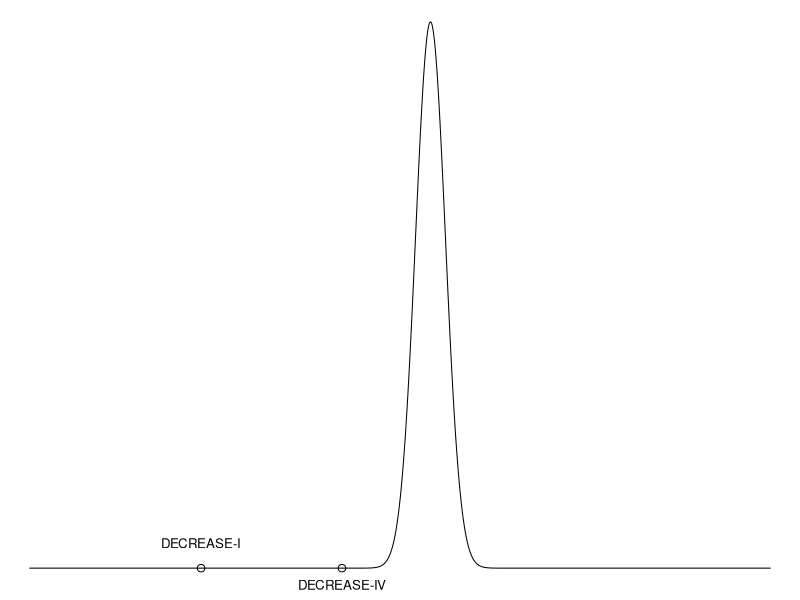

Source code (R):
## ---- chunk 1
suppressPackageStartupMessages(if(!require(metafor)){install.package('metafor')})
suppressPackageStartupMessages(library(metafor))

bouri_data <- read.csv('../data/bouri_data.csv')

bouri_data$a <- bouri_data$control_n - bouri_data$control_events
bouri_data$b <- bouri_data$beta_n - bouri_data$beta_events
bouri_data$c <- bouri_data$control_events
bouri_data$d <- bouri_data$beta_event

# Add .5 to studies with zero-counts
bouri_data[c(4, 7, 9), 7:10] <-  bouri_data[c(4, 7, 9), 7:10] + .5

bouri_data$ln_rr <- log((bouri_data$d/(bouri_data$b+bouri_data$d))/(bouri_data$c/(bouri_data$a+bouri_data$c)))
bouri_data$se_ln_rr <- sqrt((1/bouri_data$a)+(1/bouri_data$b)+(1/bouri_data$c)+(1/bouri_data$d))

mod_clean <- metafor::rma(yi = ln_rr,
             sei = se_ln_rr,
             method = "REML",
             data = bouri_data[bouri_data$decrease == 0, ],
             weighted = TRUE)
mod_dirty <- metafor::rma(yi = ln_rr,
             sei = se_ln_rr,
             method = "REML",
             data = bouri_data[bouri_data$decrease == 1, ],
             weighted = TRUE)
## ---- chunk 2
mod_mods <- metafor::rma(yi = ln_rr,
             sei = se_ln_rr,
             mod =~ as.factor(decrease), # 1 are the decrease studies
             method = "REML",
             data = bouri_data,
             weighted = TRUE)
## ---- chunk 3
mod_clean_pred <- predict(mod_clean)
## ---- chunk 4
temp <- seq(-3, 3, .001)

# pdf('../figures/fig1', width = 8, height = 6)
# use http://pdf2png.com/ when preparing manuscript
# for high quality plots
par(mar = c(.5,0,0,0))
plot(x = temp,
     dnorm(x = temp,
      mod_clean$b,
      (mod_clean_pred$pred - mod_clean_pred$cr.lb)/1.96),
     type = 'l',
     bty = 'n',
     xaxt = 'n',
     yaxt = 'n',
     xlab = '',
     ylab = '')

points(x = bouri_data$ln_rr[bouri_data$decrease == 1][1], y = 0)
text(x = bouri_data$ln_rr[bouri_data$decrease == 1][1],
     y = .15,
     labels = 'DECREASE-I',
     cex = .8)

points(x = bouri_data$ln_rr[bouri_data$decrease == 1][2], y = 0)
text(x = bouri_data$ln_rr[bouri_data$decrease == 1][2],
     y = -.1,
     labels = 'DECREASE-IV',
     cex = .8)

# dev.off()
## ---- chunk 5
prob <- pnorm(q = bouri_data$ln_rr[bouri_data$decrease == 1],
      mod_clean_pred$pred,
      (mod_clean_pred$pred - mod_clean_pred$cr.lb)/1.96) * 2
